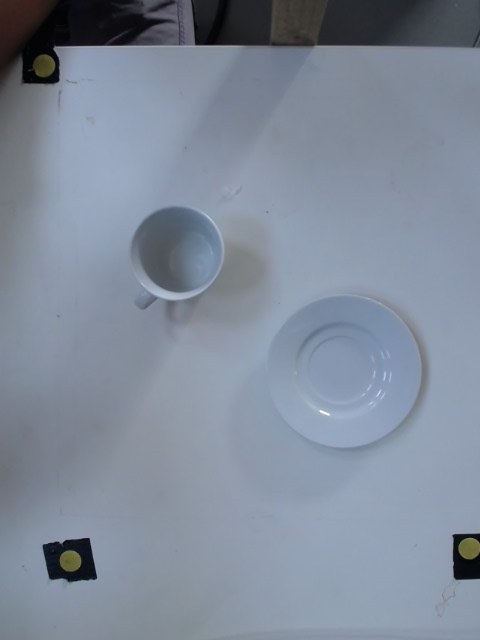
#> input picture task_images/test.jpg, 480 x 640 px, given in place of the camera
$ jupyter execute --allow-errors vision_testing_notebook.ipynb   (Python 2 division)   (older library calls are emulated)
#> lines starting #> are read from the running program, lines starting #| are printed output that depends on the picture; long printed decimals are rounded
### iros_vision_tools.py
import numpy as np
import cv2
from matplotlib import pyplot as plt
from scipy.spatial.distance import cdist
from scipy import linalg
#import imutils
import copy

CAMERA=0
PORTS=3

CAL_PARAM = {'thresh': [120,200],
            'radius': [13, 15]}

# Calibration coordinates
CAL_XOFF = 1.0
CAL_YOFF = -16.0

C1 = [-200.0+CAL_XOFF,-604.0+CAL_YOFF]
C2 = [-602.0+CAL_XOFF,-111.0+CAL_YOFF]
C3 = [-200.0+CAL_XOFF,-111.0+CAL_YOFF]

DELTA_X = C3[0]-C2[0]
DELTA_Y = C3[1]-C1[1]

def capture_pic(camera = CAMERA, rotation = 0):
    '''Capture a picture from camera.

    Args:
        name (str):     The name of picture
        camera (int):   Camera number (Use check_camera() to find correct camera
        rotation(int):  Number of anti-clockwise rotations for image

    Returns:
        bool: True if successful, False otherwise
    '''
    try:
        cap = cv2.VideoCapture(camera)
        # Capture frame-by-frame
        ret, frame = cap.read()

        frame = np.rot90(frame, rotation)
    # Display the resulting frame
        #cv2.imwrite(name,frame)
        #plt.imshow(frame)
        return frame
    except:
        return False

# [34 lines left out: function check_camera, not called in this run]

def find_circles(img, num_circles, param=CAL_PARAM, blur=3, show=True):
    gray = copy.copy(img)
    if show:
        plt.imshow(gray)
        plt.show()
    if len(np.shape(gray))>2:
        gray = cv2.cvtColor(gray, cv2.COLOR_BGR2GRAY)

    blurred_img = cv2.medianBlur(gray, blur)

    circles = None
    counter = 0
    #plt.imshow(blurred_img)
    print param


    while counter < param['thresh'][0]-1 :
        #print (counter)
        circles = cv2.HoughCircles(blurred_img.astype("uint8"), cv2.HOUGH_GRADIENT, 1, 20,
                                       param1=param['thresh'][1],
                                       param2=param['thresh'][0]-counter,
                                       minRadius = param['radius'][0],
                                       maxRadius = param['radius'][1])

        if circles is not None and len(circles[0])>num_circles-1:
            print param['thresh'][0]-counter
            print ('All Calibration points found')
            break

        counter = counter + 1

    if circles is None:
        print ('No circles Detected, try changing param values')
        return None
    else:
        cimg = cv2.cvtColor(gray,cv2.COLOR_GRAY2BGR)
        #cimg = copy.copy(ir_img)
        for i in circles[0,:]:
                # draw the outer circle
            cv2.circle(cimg,(int(i[0]),int(i[1])),int(i[2]),(0,0,255),1)
                # draw the center of the ci~rcle
            cv2.circle(cimg,(int(i[0]),int(i[1])),2,(0,0,255),1)

        if show==True:
            cv2.imshow("Calibration Points Identified", cimg)
            cv2.imwrite("calibrated_image.jpg", cimg)
            if cv2.waitKey():# & 0xFF == ord('q'):
                print ("Quit")
            cv2.destroyAllWindows()
        return circles, cimg

def sort_circles3(circles):
    circles_sorted = np.zeros(shape=np.shape(circles))
    # Sort so that circle points ordered clockwise from top left
    circles_sorted[0] = circles[0][np.argsort(circles[0][:,1])]
    #print (circles_sorted[0])
    circles_sorted[0][1:] = circles_sorted[0][1:][np.argsort(circles_sorted[0][1:][:,0])]
    #circles_sorted[0][2:] = circles_sorted[0][2:][np.argsort(circles_sorted[0][2:][:,1])]
    #print (circles_sorted[0])

    crop_points = [circles_sorted[0][0][1], circles_sorted[0][1][1],
                   circles_sorted[0][0][0], circles_sorted[0][2][0]]

    return circles_sorted, crop_points


# [27 lines left out: function run_calibration, not called in this run]

def crop_out(image, crop_points):
    img = copy.copy(image)
    crop_points = [int(i) for i in crop_points]

    img = img[crop_points[0]:crop_points[1], crop_points[2]:crop_points[3]]

    return img

# [12 lines left out: functions extract_minBox, draw_minBox, not called in this run]

def farthest_node(node, nodes):
    return nodes[cdist([node], nodes).argmax()], cdist([node], nodes).argmax()

def extract_contours(image, min_thresh=10, max_thresh=50, blur = 5, dilate=1, erode=1, cnt_mode = cv2.RETR_TREE):
    '''Extracts contours from an image

    Args:
        image(numpy.array): Image array, either RGB/BGR or GRAY, dtype=Any
        min_thresh(int):    Minimum threshold for Canny edge detection
        max_thresh(int):    Maximum threshold for Canny edge detection
        dilate(int):        Number of iterations for dilation of edges
        erode(int):         Number of iterations for erosion of edges

    Returns:
        edged(numpy.array):     Image array with final Canny edge detection lines
        img(numpy.array):       Image array of modified input image
        cnts(list):             List of 2-D numpy arrays representing contour points
        hierarchy(numpy.array): Numpy array with np.shape()=(1,m,4), where m is the number of contours. Each entry m has
                                has 4 entries: [Next Fellow, Previous Fellow, First Child, Parent]
    '''
    gray = copy.copy(image)
    if len(np.shape(gray))>2:
        gray = cv2.cvtColor(gray, cv2.COLOR_BGR2GRAY)

    gray[gray<0] = 0
    gray=gray.astype('uint8')
    gray[gray==255]=0

    blurred = cv2.GaussianBlur(gray, (blur, blur), 0)

    # perform edge detection, then perform a dilation + erosion to
    # close gaps in between object edges
    edged = cv2.Canny(blurred, min_thresh, max_thresh)
    edged = cv2.dilate(edged, None, iterations=dilate)
    edged = cv2.erode(edged, None, iterations=erode)

    img, cnts, hierarchy = cv2.findContours(edged.copy(), cv2.RETR_TREE, cv2.CHAIN_APPROX_SIMPLE)

    return edged, img, cnts, hierarchy

def pix3world_cal(p1,p2,p3):
    a = p3[0]-p1[0]
    b = p3[1]-p1[1]
    c = p3[0]-p2[0]
    d = p3[1]-p2[1]

    if (a*d-b*c)!=0:
        inverse = (1.0/(a*d-b*c))*np.matrix([[b, -a],
                                            [-d, c]])
    else:
        inverse = np.matrix([0, 0],
                            [0, 0])
    return p1,inverse

# [99 lines left out: functions pix3world, black_out, find_circles2, not called in this run]

### vision_testing_notebook.ipynb
[cell 1]
import numpy as np
import cv2
from matplotlib import pyplot as plt
#import imutils
import copy

CAMERA=0
PORTS=3
CAL_PARAM = {'thresh': [65,100],
            'radius': [4, 9]}

def capture_pic(camera = CAMERA, rotation = 0):
    '''Capture a picture from camera.

    Args:
        name (str):     The name of picture
        camera (int):   Camera number (Use check_camera() to find correct camera
        rotation(int):  Number of anti-clockwise rotations for image

    Returns:
        bool: True if successful, False otherwise
    '''
    try:
        cap = cv2.VideoCapture(camera)
        # Capture frame-by-frame
        ret, frame = cap.read()

        frame = np.rot90(frame, rotation)
    # Display the resulting frame
        #cv2.imwrite(name,frame)
        #plt.imshow(frame)
        return frame
    except:
        return False

def check_camera(ports = PORTS):

    '''Checks all attached ports for connected camera

    Args:
        ports (int): Number of ports to test

    Returns:
        Displays matplotlib figure with connected cameras and corresponding port numbers
    '''
#> called with ports = 3
    frame = {}
    for i in range(ports):
        vc = cv2.VideoCapture(i)
        if vc.isOpened():
            rval, capture = vc.read()
#> capture is the input picture: shape (640, 480, 3); mean B, G, R 153.7, 138.4, 128.1
            frame[i] = capture
        else:
            print ('Webcam ' + str(i) + ' is not connected')
        vc.release()
    dim1 = int(np.ceil(np.sqrt(len(frame))))
#> dim1 = 2
    dim2 = int(np.ceil(float(len(frame))/dim1))
#> dim2 = 2
    dim = (str(dim1) + str(dim2))
#> dim = '22'
    print (len(frame), dim)
#| 3 22
    if len(frame)>0:
        plt.figure()
        num = 1
        for (key) in frame:
            #print key, np.shape(frame[key])
            plt.subplot(int(str(dim)+str(num))), plt.imshow(frame[key])
            plt.title(str(key)), plt.xticks([]), plt.yticks([])
            num = num + 1
#> this loop made 3 passes
#> after the loop, num = 4
    else:
        print ("No webcams detected at all")
    plt.show()
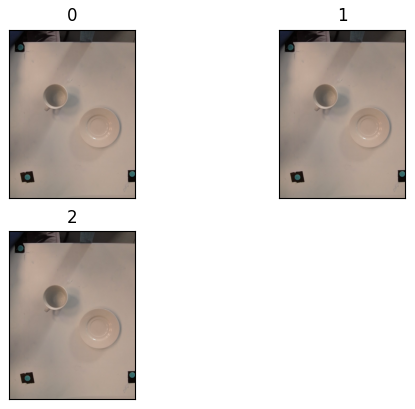
#> figure drawn by matplotlib, 3 panels; B, G, R data is drawn as R, G, B

[cell 2]
check_camera()

[cell 3]
import iros_vision_tools as ivt
import numpy as np
import cv2
from matplotlib import pyplot as plt
#import imutils
import copy

CAMERA=0
PORTS=3
CAL_PARAM = {'thresh': [65,100],
            'radius': [4, 9]}
cali_img = ivt.capture_pic(0, 1)
#> in capture_pic, `frame = np.rot90(frame, rotation)`:
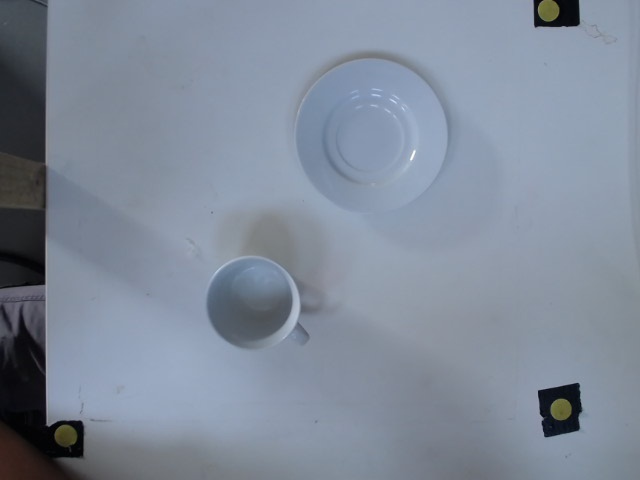
#> frame: shape (480, 640, 3); mean B, G, R 153.7, 138.4, 128.1
#print cali_img
plt.imshow(cali_img)
plt.show()
cv2.imwrite("cali_img.jpg",cali_img)
#> Out = True

[cell 4]
import iros_vision_tools as ivt


cali_img = cv2.imread("cali_img.jpg")
CAL_PARAM = {'thresh': [125, 160],
            'radius': [8,10]}
circles, cimg = ivt.find_circles(copy.copy(cali_img), 3, param=CAL_PARAM, blur=1, show=False)
#> in find_circles, `gray = cv2.cvtColor(gray, cv2.COLOR_BGR2GRAY)`:
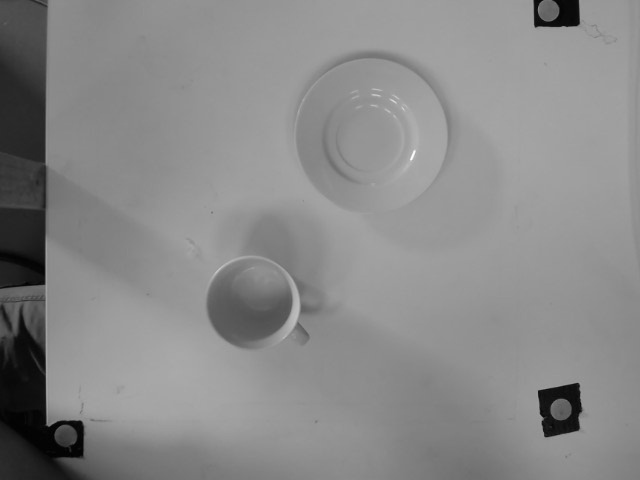
#> gray: shape (480, 640); min 0, max 253, mean 137
#> after the loop in find_circles, `while counter < param['thresh'][0]-1 :`: counter = 115
#> the loop in find_circles, `for i in circles[0,:]:` made 3 passes
#> i on passes 1 to 3: [559.5, 410.5, 9.4], [547.5, 11.5, 9.4], [63.5, 435.5, 9.4]
#> after the loop in find_circles, `for i in circles[0,:]:`:
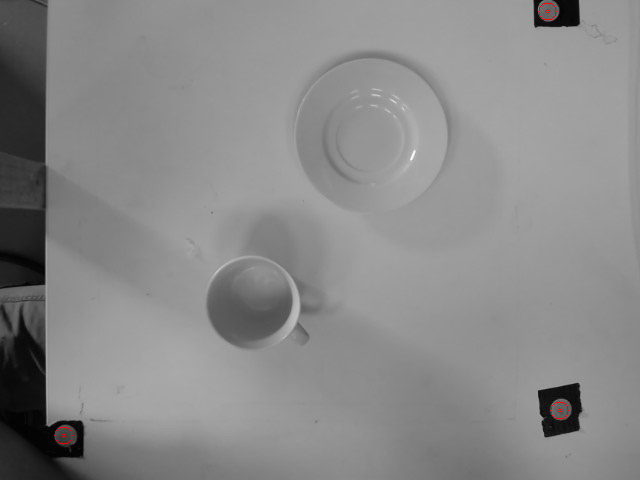
#> cimg: shape (480, 640, 3); mean B, G, R 137, 137, 137.1
#> circles = [[559.5, 410.5, 9.4], [547.5, 11.5, 9.4], [63.5, 435.5, 9.4]]
plt.imshow(cimg)
plt.show()
circles_sorted, crop_points = ivt.sort_circles3(circles)
#> circles_sorted = [[547.5, 11.5, 9.4], [63.5, 435.5, 9.4], [559.5, 410.5, 9.4]]; crop_points = [11.5, 435.5, 547.5, 559.5]
print circles_sorted
#| [[[547.5         11.5          9.400]
#|   [ 63.5        435.5          9.400]
#|   [559.5        410.5          9.400]]]

[cell 5]
cali_circles_init = circles_sorted-circles_sorted[0][0]
#> cali_circles_init = [[0, 0, 0], [-484, 424, 0], [12, 399, 0]]
cali_circles=[]
for circ in cali_circles_init[0]:
    cali_circles.append([circ[0], circ[1]])
#> this loop made 3 passes
#> after the loop, cali_circles = [[0, 0], [-484, 424], [12, 399]]

print cali_circles
#| [[0.0, 0.0], [-484.0, 424.0], [12.0, 399.0]]

p1, inverse =ivt.pix3world_cal(cali_circles[0],cali_circles[2], cali_circles[1])
#> in pix3world_cal, `a = p3[0]-p1[0]`: a = -484
#> in pix3world_cal, `b = p3[1]-p1[1]`: b = 424
#> in pix3world_cal, `c = p3[0]-p2[0]`: c = -496
#> in pix3world_cal, `d = p3[1]-p2[1]`: d = 25
#> in pix3world_cal, `inverse = (1.0/(a*d-b*c))*np.matrix([[b, -a], [-d, c]])`: inverse = [[0.00214, 0.00244], [-0.000126, -0.0025]]
#> p1 = [0, 0]; inverse = [[0.00214, 0.00244], [-0.000126, -0.0025]]

[cell 6]
test_img = ivt.capture_pic(0,1)
plt.imshow(test_img)
plt.show()
cv2.imwrite("test_img4.jpg", test_img)
#> Out = True

[cell 7]
print np.shape(test_img)
#| (480, 640, 3)

img = ivt.crop_out(test_img, crop_points)
#> in crop_out, `crop_points = [int(i) for i in crop_points]`: crop_points = [11, 435, 547, 559]
plt.imshow(img)
plt.show()
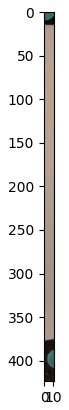
#> figure drawn by matplotlib, 1 panel

[cell 8]
from numpy import linalg

def extract_shape_contours(image, threshold=120, show=True):
#> called with image = array of shape (424, 12, 3), threshold = 120, show = True
    img = copy.copy(image)
    gray = cv2.cvtColor(img, cv2.COLOR_RGB2GRAY)
    gray_flat = gray[np.isfinite(gray)]
#> gray_flat = 5088 values, max 170 at index 1360, min 5 at index 94, mean 143.1
    black, white = np.min(gray_flat), np.max(gray_flat)
#> black = 5; white = 170
    if show:
        plt.figure('Gray Image and Histogram')

        plt.subplot(1, 2, 1)
        plt.imshow(img)
        plt.title('Gray Image')

        plt.subplot(1,2,2)
        plt.hist(gray_flat, bins=np.linspace(black,white, 20), histtype='step')
        plt.xlim(black, white)
        plt.title('Gray Histogram')
        plt.xlabel('Value')
        plt.ylabel('Count')
        plt.show()
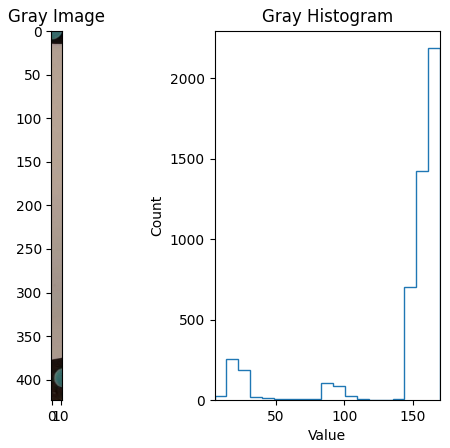
#> figure drawn by matplotlib, 2 panels

    gray_mask = np.zeros_like(gray)
    gray_mask[gray<threshold] = 250
    gray_mask[-20:-1,:] = 0
    gray_mask[:, 0:30] = 0
    gray_mask[:, -20:-1] = 0


    edged, edg_img, cnts, hierarchy=ivt.extract_contours(gray_mask,
                                                         min_thresh=60, max_thresh=250,
                                                         blur=3, dilate=1, erode=1,
                                                         cnt_mode=cv2.RETR_EXTERNAL)
#> in extract_contours, `img, cnts, hierarchy = cv2.findContours(edged.copy(), cv2.RETR_TREE, c..`: cnts = []
#> cnts = []

    if show:
        plt.figure("Extracted Shapes")
        plt.subplot(1,2,1)
        plt.imshow(gray_mask)
        plt.subplot(1,2,2)
        plt.imshow(edged)
        plt.show()
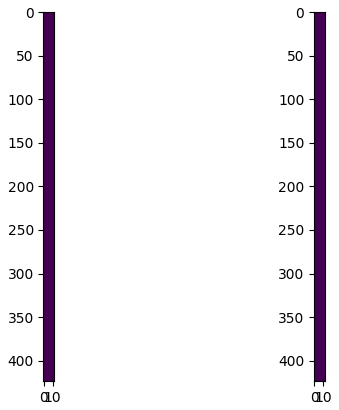
#> figure drawn by matplotlib, 2 panels

    return cnts, hierarchy

def extract_shape_list(image, threshold, show=True):
    cnts, hierarchy = extract_shape_contours(image, threshold=threshold, show=show)
#> cnts = []

    show_img = copy.copy(image)
    show_img = cv2.cvtColor(show_img, cv2.COLOR_RGB2GRAY)
    show_img = cv2.cvtColor(show_img, cv2.COLOR_GRAY2RGB)
    shape_list = []

    for i,c in enumerate(cnts):
        shape_object = {}

        if hierarchy[0][i][3]!=-1:
            print "Not External shape"
            continue

        if cv2.contourArea(c) < 150:
            print "Too small"
            continue

        approx = detect(c)
        cmax = np.max(approx, axis = 0)
        cX, cY = cmax[0][0], cmax[0][1]

        cv2.drawContours(show_img, [approx], -1, (0,255,0), 1)

        # Find Shape Centre
        centre = np.mean(approx, axis=0)
        shape_object['centre']=centre

        if len(approx)==3:
            shape=2
            point1 = approx[0]
            point2 = (approx[1]+approx[2])/2
            direction = (point1-point2)/linalg.norm(point1-point2)
        elif len(approx)==4:
            vect1 = approx[0]-approx[1]
            vect2 = approx[1]-approx[2]

            len_side1 = linalg.norm(vect1)
            len_side2 = linalg.norm(vect2)
            long_side, short_side = 0,0
            if len_side1 > len_side2:
                long_side = len_side1
                short_side = len_side2
                direction = vect1/linalg.norm(vect1)
                point1 = (approx[1]+approx[2])/2
                point2 = (approx[3]+approx[0])/2
            else:
                long_side = len_side2
                short_side = len_side1
                direction = vect2/linalg.norm(vect2)
                point1 = (approx[0]+approx[1])/2
                point2 = (approx[2]+approx[3])/2

            aspect = float(long_side)/short_side

            if aspect < 1:
                aspect = 1/aspect
            if aspect>1.4:
                shape = 1
            else:
                shape = 3

        elif len(approx) == 5:
            shape = 4
            point1 = approx[0]
            point2 = (approx[2]+approx[3])/2
            direction = (point1-point2)/linalg.norm(point1-point2)
        else:
            shape = 0
            radius = centre - approx[0]
            direction = radius/linalg.norm(radius)
            point1 = centre - radius
            point2 = centre + radius

        dir_rat = direction[0][1]/-direction[0][0]
        angle = np.arctan(dir_rat)*180/np.pi

        shape_object['ratio']=dir_rat
        shape_object['angle'] = angle
        shape_object['shape']=shape
        shape_object['approx']=approx
        shape_object['point1']=point1
        shape_object['point2']=point2
        cv2.circle(show_img, (int(point1[0][0]), int(point1[0][1])), 2, (0,255,255),2)
        cv2.circle(show_img, (int(point2[0][0]), int(point2[0][1])), 2, (255,0,255),2)
        cv2.putText(show_img, str(shape), (cX, cY), cv2.FONT_HERSHEY_SIMPLEX, 1, (0, 255, 0), 2)
        shape_list.append(shape_object)
#> this loop made 0 passes
#> after the loop, shape_list = []
    if show:
        plt.figure("Labelled Shapes")
        plt.imshow(show_img)
        plt.show()
    return shape_list

shape_list = extract_shape_list(img, threshold=120, show=True)
#> shape_list = []

#> (a cell that did not finish here is left out)

[cell 10]
image_flat = img[np.isfinite(img)]
#> image_flat = 15264 values, max 185 at index 3327, min 0 at index 213, mean 141.2
black, white = np.percentile(image_flat, 5), np.percentile(image_flat, 95)
#> black = 20; white = 182
black, white = np.min(image_flat), np.max(image_flat)
#> black = 0; white = 185

# Create the figure.
plt.figure(figsize=(14, 5))

# Show the image.
plt.subplot(1, 2, 1)
#> (the rest of this cell did not finish here and is left out)

#> (a cell that did not finish here is left out)

#> (a cell that did not finish here is left out)

#> (a cell that did not finish here is left out)

[cell 14]
def detect(c):
    # initialize the shape name and approximate the contour

    shape = "unidentified"
    peri = cv2.arcLength(c, True)
    approx = cv2.approxPolyDP(c, 0.03 * peri, True)
    return approx

[cell 15]
from scipy.spatial.distance import cdist

#> (the rest of this cell did not finish here and is left out)

#> (a cell that did not finish here is left out)

[cell 17]
def undistort_height(pix, height, crop_points):
#> called with height = 40
    w2p_height_ratio = 370.0/493
    pix_height = w2p_height_ratio*700

    obj_height = height*w2p_height_ratio

    x = ((319.5-crop_points[0])-pix[0])
#> x = 258
    tan_alpha_x = x/pix_height
#> tan_alpha_x = 0.491
    dx = tan_alpha_x*obj_height
#> dx = 14.74

    y = ((239.5-crop_points[2])-pix[1])
#> y = -438
    tan_alpha_y = y/pix_height
#> tan_alpha_y = -0.834
    dy = tan_alpha_y*obj_height
#> dy = -25.03

    pix[0] = pix[0]+dx
    pix[1] = pix[1]+dy
    return pix

[cell 18]
undistort_height([50,130], 40, crop_points)
#> Out = [64.74, 105]

#> (a cell that did not finish here is left out)

[cell 20]
from scipy.spatial.distance import cdist

print len(circles[0])
#| 3
#> (the rest of this cell did not finish here and is left out)

[cell 21]
import os
cv2.imwrite(os.path.join("task_images", 'test.jpg'), test_img)
#> Out = True

[cell 22]
test_img = capture_pic(1,1)
